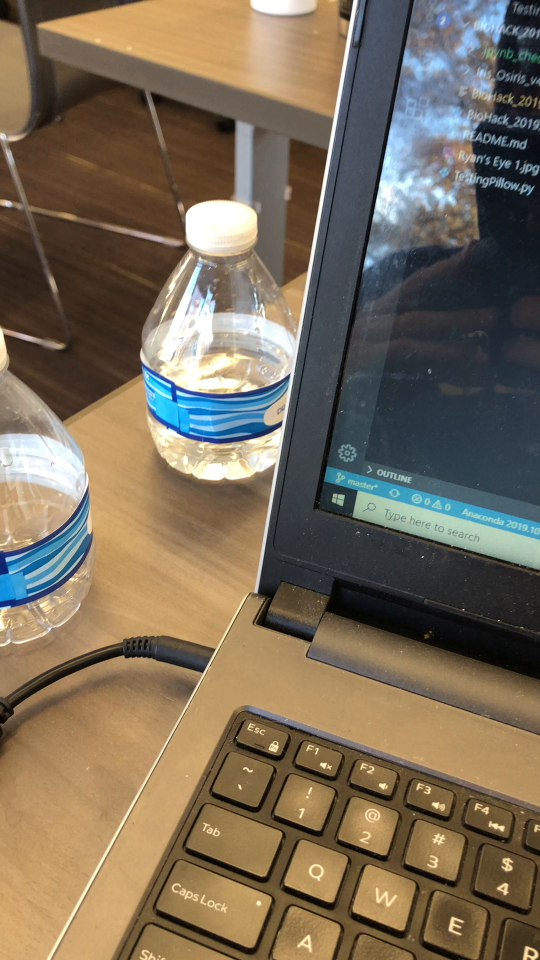
#> input picture frame 0 of TestVid.MOV, 1080 x 1920 px (shown at 1/2 size)
$ python BioHackBenTesting.py
#> lines starting #> are read from the running program, lines starting #| are printed output that depends on the picture

# coding: utf-8

# In[2]:

#imports
import numpy as np
import pandas as pd
from matplotlib.figure import Figure
import matplotlib.pyplot as plt
from PIL import Image
from astropy.visualization import make_lupton_rgb

# In[3]:
#cell block for opening image file to pixel coordinates
"""
im = Image.open("Ryan's Eye 1.jpg")

pixels = list(im.getdata())
width, height = im.size
"""

def getFrame(sec,vidcap, cv2,count):
#> called with sec = 0, count = 1
    vidcap.set(cv2.CAP_PROP_POS_MSEC,sec*1000)
    hasFrames,image = vidcap.read()
#> image is the input picture: shape (1920, 1080, 3); mean B, G, R 89.7, 108.7, 121.9
    if hasFrames:
        cv2.imwrite("C:/Users/owner/Desktop/VidConvertTests/image"+str(count)+".jpg",image) #save frame as JPG file
    return hasFrames

def vidToImgs(cv2, inputVid):

    vidcap = cv2.VideoCapture(inputVid)

    sec = 0
    frameRate = 30 #30 fps = on iPhone
    count = 1
    success = getFrame(sec,vidcap,cv2,count)
#> success = True
    while success:
        count = count + 1
        sec = sec + 1/frameRate
        sec = round(sec, 2)
        success = getFrame(sec,vidcap,cv2,count)
#> this loop made 30 passes
#> sec on passes 1 to 12: 0.03, 0.06, 0.09, 0.12, 0.15, 0.18, 0.21, 0.24, 0.27, 0.3, 0.33, 0.36
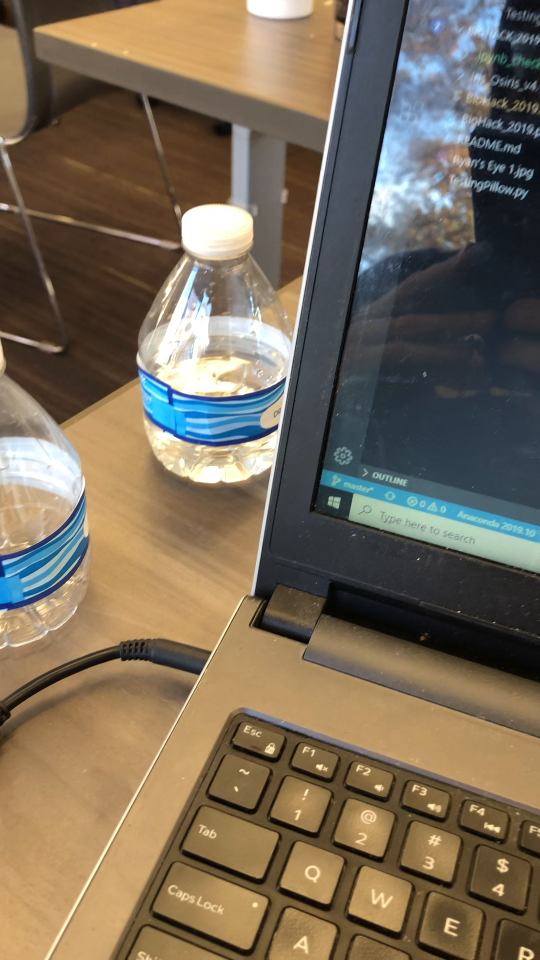
#> input picture frame 1 of TestVid.MOV, 1080 x 1920 px (shown at 1/2 size)
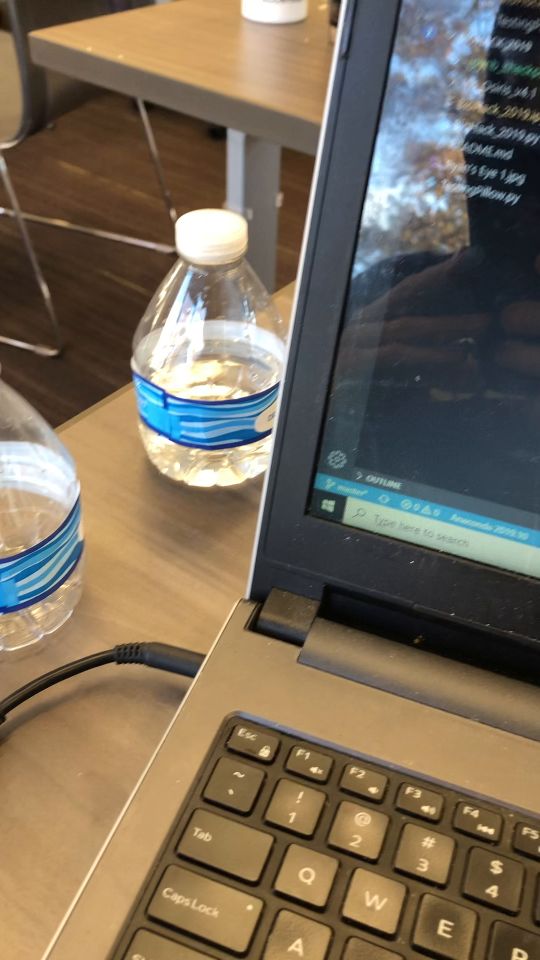
#> input picture frame 2 of TestVid.MOV, 1080 x 1920 px (shown at 1/2 size)
#> pass 3, in getFrame (call 4), `hasFrames,image = vidcap.read()`:
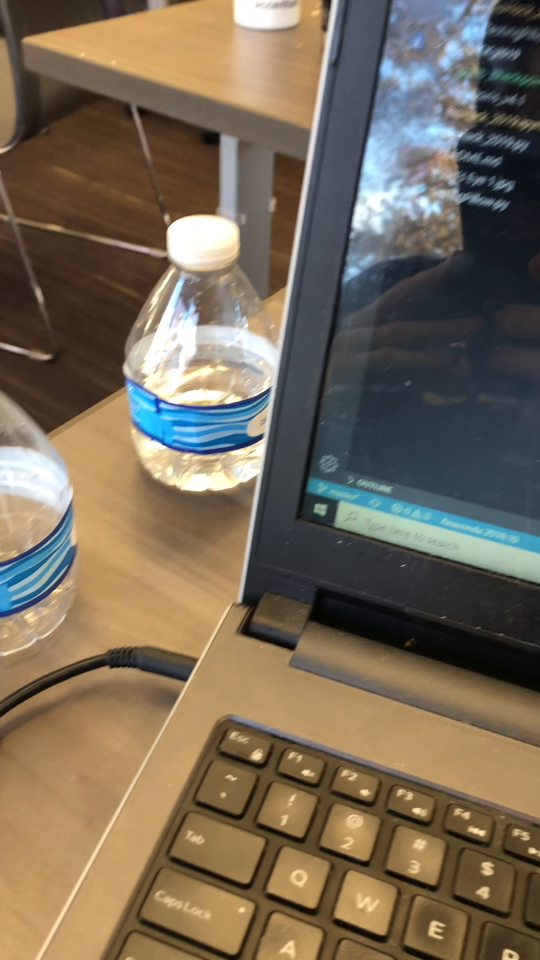
#> image: shape (1920, 1080, 3) (shown at 1/2 size); mean B, G, R 88.2, 106.4, 119.3
#> after the loop, count = 31; sec = 0.9

#In[4]
import cv2
inputVid = "TestVid.MOV"
vidToImgs(cv2,inputVid)

print("***********")
